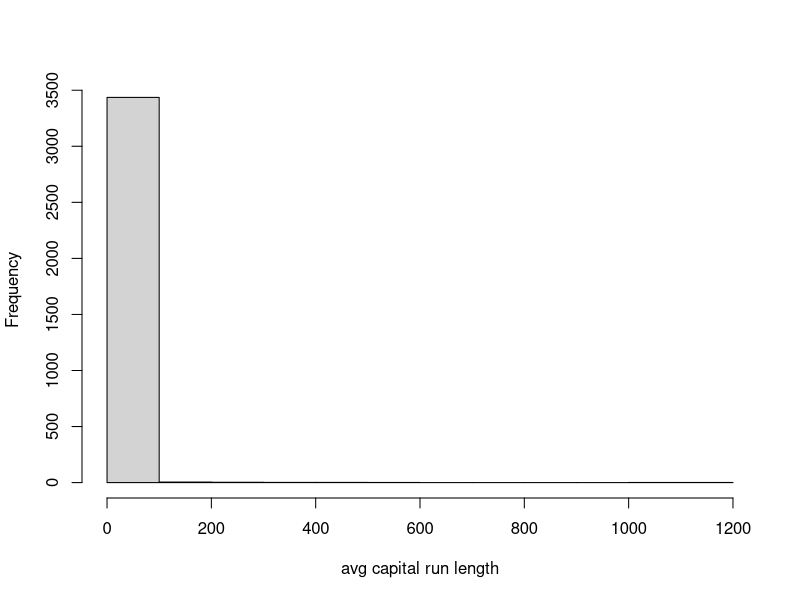
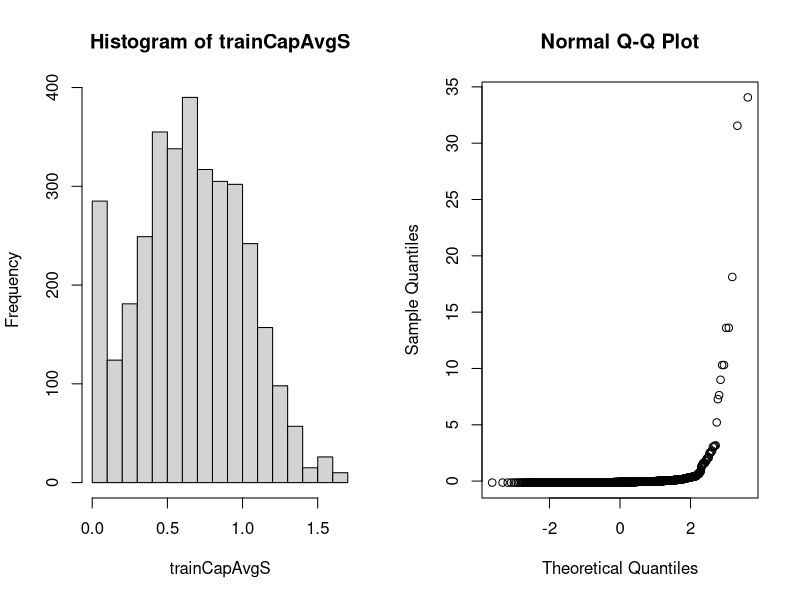

These charts were generated, in order, by the following R code:
library(caret); library(ggplot2); library(kernlab); data(spam)

set.seed(32343)

inTrain <- createDataPartition(y=spam$type, p=0.75, list=F)
training <- spam[inTrain,]
testing <- spam[-inTrain,]

hist(training$capitalAve, main = "", xlab = "avg capital run length")

# preprocess technique: standardize the data (mean zero, sd 1)
trainCapAvg <- (training$capitalAve - mean(training$capitalAve))/sd(training$capitalAve)

# alternatively we can use the preprocess function in the caret package
preObj <- preProcess(training[,-58], method = c("center","scale"))
trainCapAvgS <- predict(preObj, training[,-58])$capitalAve
# this is the exact same as manually centering and scaling the variable, however it is easier to read
# will have mean ~ 0 and sd ~ 1 (they might not be these exact values but very close)
testcapAvgS <- predict(preObj, testing[,-58])$capitalAve

modelFit <- train(type ~., data = training, preProcess = c("center","scale"), method = "glm")
modelFit

# Box-Cox transforms
preObj <- preProcess(training[,-58], method = c("BoxCox"))
trainCapAvgS <- predict(preObj, training[,-58])$capitalAve
par(mfrow = c(1,2)); hist(trainCapAvgS); qqnorm(trainCapAvg)


# IMPUTE data
set.seed(13343)

# Make some values NA
training$capAve <- training$capitalAve
selectNA <- rbinom(dim(training)[1], size = 1, prob = 0.05)==1
# sum(selectNA)/length(training$capitalAve)
# so make about 4.9% of data NA
training$capAve[selectNA] <- NA

# Impute and standardize
preObj <- preProcess(training[,-58], method = "knnImpute")
capAve <- predict(preObj, training[,-58])$capAve

# Standardize true values
capAveTruth <- training$capitalAve
capAveTruth <- (capAveTruth-mean(capAveTruth))/sd(capAveTruth)
# lets take a look at how Imputing effects capitalAve
missing <- which(selectNA==TRUE)
df <- data.frame(old = training$capitalAve[missing], new = capAve[missing])

# lets look at the differences in the 2. They shoulld be very similar (hey thats the point of knn right?)
quantile(capAve - capAveTruth)
#            0%           25%           50%           75%          100% 
# -0.9293448161 -0.0022170127 -0.0009386278 -0.0003386729  0.2539600026
quantile((capAve - capAveTruth)[selectNA])
#            0%           25%           50%           75%          100% 
# -0.5105369133 -0.0149015960 -0.0007858974  0.0217213130  0.2539600026 
quantile((capAve - capAveTruth)[!selectNA])
#            0%           25%           50%           75%          100% 
# -0.9293448161 -0.0021587893 -0.0009411592 -0.0003741132  0.0001212082
